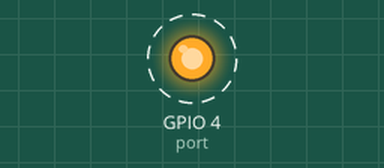
Bench run of a program on a simulated Raspberry Pi (BCM pin numbers). Parts: output pins drawn as LEDs (lit = HIGH). Dashed ring = blinking. What the program prints to the terminal is not drawn.

Above: at 0.2 s.
Timing chart, 0 to 3.0 s (numbered marks = the images above):
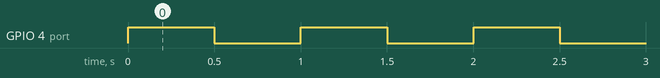

Measured:
- by itself, GPIO 4 (port): alternates HIGH for 0.50 s and LOW for 0.50 s

The program:

blink_rpi.py
```python
#!/usr/bin/env python3

###############################################################################
# Example 11 Lチカ BASIC [RPi.GPIO版]
###############################################################################
#
# 参考文献：
# https://github.com/bokunimowakaru/iot/blob/master/learning/example11_led_basic.py
#
#                   Copyright (c) 2019-2023 Wataru KUNINO https://bokunimo.net/
###############################################################################

port = 4                                # GPIO ポート番号
b = 0                                   # GPIO 出力値

from RPi import GPIO                    # ライブラリRPi内のGPIOモジュールの取得
from time import sleep                  # スリープ実行モジュールの取得
from sys import argv                    # 本プログラムの引数argvを取得

print(argv[0])                          # プログラム名を表示する
if len(argv) >= 2:                      # 引数があるとき
    port = int(argv[1])                 # GPIOポート番号をportへ

GPIO.setmode(GPIO.BCM)                  # ポート番号の指定方法の設定
GPIO.setwarnings(False)                 # ポート使用中などの警告表示を無効に
GPIO.setup(port, GPIO.OUT)              # ポート番号portのGPIOを出力に設定

while True:                             # 繰り返し処理
    b = int(not(b))                     # 変数bの値を論理反転
    print('GPIO'+str(port),'=',b)       # ポート番号と変数bの値を表示
    GPIO.output(port, b)                # 変数bの値をGPIO出力
    sleep(0.5)                          # 0.5秒間の待ち時間処理
```
